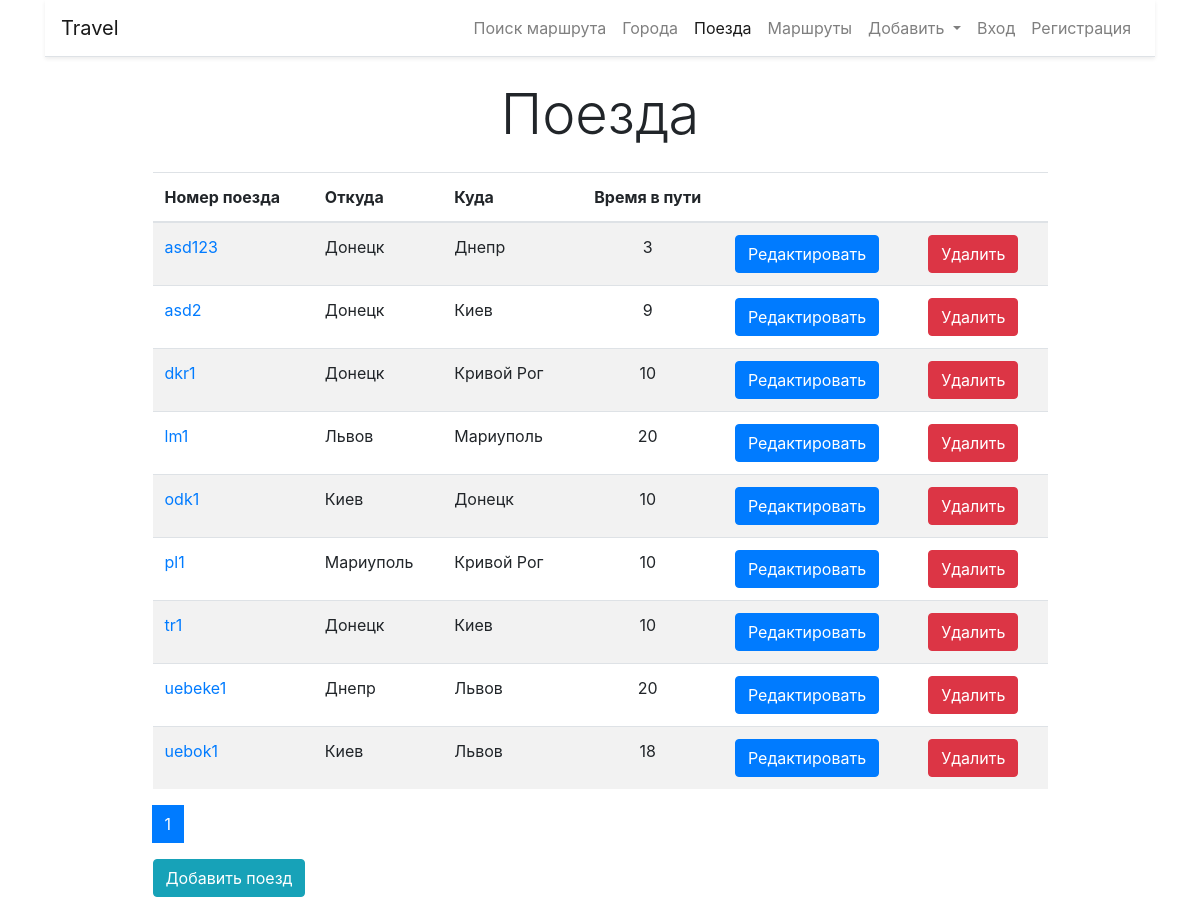
The app's page /trains/ with its own data.
### trains/models.py (models this page shows, shortened)
class Train(models.Model):
    name = models.CharField(max_length=100, unique=True,
                            error_messages={'unique': 'Поезд с таким номером уже существует'}, verbose_name='Поезд')
    from_city = models.ForeignKey(City, on_delete=models.CASCADE, verbose_name='Откуда', related_name='from_city')
    to_city = models.ForeignKey(City, on_delete=models.CASCADE, verbose_name='Куда', related_name='to_city')
    travel_time = models.IntegerField(verbose_name='Время в пути', )
    class Meta:
        verbose_name = 'Поезд'
        verbose_name_plural = 'Поезда'
        ordering = ['name']

### cities/models.py (models this page shows)
class City(models.Model):
    name = models.CharField(max_length=100, unique=True,
                            error_messages={'unique': 'Город с таким названием уже существует'}, verbose_name='Город')
    def __str__(self):
        return self.name
    class Meta:
        verbose_name = 'Город'
        verbose_name_plural = 'Города'
        ordering = ['name']

### trains/views.py (the view)
# urls.py: path('', home, name='home'),
def home(request):
    trains = Train.objects.all()
    paginator = Paginator(trains, 10)
    page_number = request.GET.get('page')
    page_numbers = paginator.page_range
    page_obj = paginator.get_page(page_number)
    return render(request=request, template_name='trains/home.html',
                  context={'trains_list': trains, 'page_obj': page_obj, 'page_numbers': page_numbers})

### trains/templates/trains/home.html (shortened to what this page needs)
{% extends 'base.html' %}
{% block content %}
<h1 class="display-4 text-center my-4">Поезда</h1>
<div class="col-md-10 mx-auto">
    <table class="table table-striped">
                    <thead>
                    <tr>
                        <th scope="col">Номер поезда</th>
                        <th scope="col">Откуда</th>
                        <th scope="col">Куда</th>
                        <th class="text-center" scope="col">Время в пути</th>
                        <th scope="col">&nbsp;</th>
                        <th scope="col">&nbsp;</th>
                    </tr>
                    </thead>
        <tbody>
        {% for train in page_obj %}
        <tr>
            <td><a href="{% url 'train:current_train' train.pk %}">{{ train.name }}</a></td>
            <td>{{ train.from_city }}</td>
            <td>{{ train.to_city }}</td>
            <td class="text-center">{{ train.travel_time }}</td>
            <td><a href="{% url 'train:update' train.pk %}">
                <button type="button" class="btn btn-primary">Редактировать</button>
            </a></td>
            <td><a href="{% url 'train:delete' train.pk %}">
                <button type="button" class="btn btn-danger">Удалить</button>
            </a></td>
        </tr>
        {% endfor %}
        </tbody>
    </table>
    <nav aria-label="Page navigation example">
        <ul class="pagination">
            {% for i in page_obj.paginator.page_range %}
            <li class="page-item current {% ifequal i page_obj.number %} active {% endifequal %}">
                <a class="page-link" href="?page={{ i }}">{{ i }}</a>
            </li>
            {% endfor %}
        </ul>
    </nav>
    <a href="{% url 'train:create' %}">
        <button type="button" class="btn btn-info">Добавить поезд</button>
    </a>
</div>
{% endblock %}

### records on screen
Train: name "asd123", from_city "Донецк", to_city "Днепр", travel_time "3"
Train: name "asd2", from_city "Донецк", to_city "Киев", travel_time "9"
Train: name "dkr1", from_city "Донецк", to_city "Кривой Рог", travel_time "10"
Train: name "lm1", from_city "Львов", to_city "Мариуполь", travel_time "20"
Train: name "odk1", from_city "Киев", to_city "Донецк", travel_time "10"
Train: name "pl1", from_city "Мариуполь", to_city "Кривой Рог", travel_time "10"
Train: name "tr1", from_city "Донецк", to_city "Киев", travel_time "10"
Train: name "uebeke1", from_city "Днепр", to_city "Львов", travel_time "20"
Train: name "uebok1", from_city "Киев", to_city "Львов", travel_time "18"

### other values on screen
{{ i }} "1"
